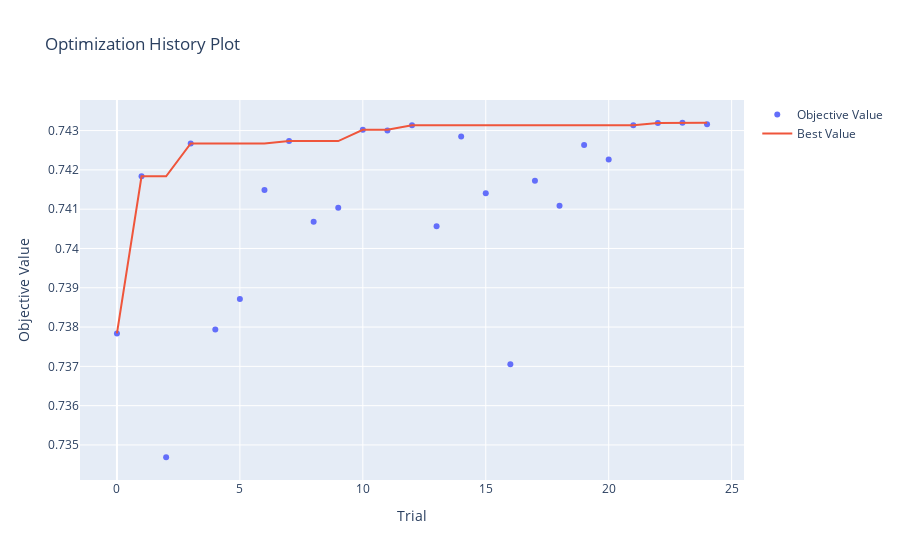

Notebook cell for this chart:
### Code cell
vis.plot_optimization_history(study)

### Figure 1 — Plotly figure (JSON) as saved in the notebook; plotly's stock layout.template omitted (floating-point values rounded to 4 significant figures)
{"data": [{"mode": "markers", "name": "Objective Value", "type": "scatter", "x": [0, 1, 2, 3, 4, 5, 6, 7, 8, 9, 10, 11, 12, 13, 14, 15, 16, 17, 18, 19, 20, 21, 22, 23, 24], "y": [0.7378, 0.7418, 0.7347, 0.7427, 0.7379, 0.7387, 0.7415, 0.7427, 0.7407, 0.741, 0.743, 0.743, 0.7431, 0.7406, 0.7429, 0.7414, 0.7371, 0.7417, 0.7411, 0.7426, 0.7423, 0.7431, 0.7432, 0.7432, 0.7432]}, {"mode": "lines", "name": "Best Value", "type": "scatter", "x": [0, 1, 2, 3, 4, 5, 6, 7, 8, 9, 10, 11, 12, 13, 14, 15, 16, 17, 18, 19, 20, 21, 22, 23, 24], "y": [0.7378, 0.7418, 0.7418, 0.7427, 0.7427, 0.7427, 0.7427, 0.7427, 0.7427, 0.7427, 0.743, 0.743, 0.7431, 0.7431, 0.7431, 0.7431, 0.7431, 0.7431, 0.7431, 0.7431, 0.7431, 0.7431, 0.7432, 0.7432, 0.7432]}, {"marker": {"color": "#cccccc"}, "mode": "markers", "name": "Infeasible Trial", "showlegend": false, "type": "scatter", "x": [], "y": []}], "layout": {"title": {"text": "Optimization History Plot"}, "xaxis": {"title": {"text": "Trial"}}, "yaxis": {"title": {"text": "Objective Value"}}}}
